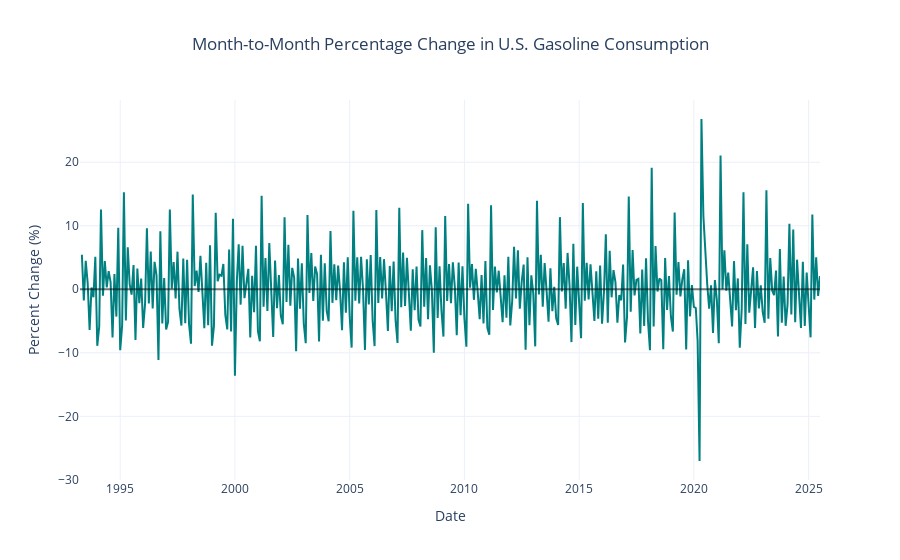

Write notebook code for a chart like this one.
### Code cell
# Create a line plot to visualize month-to-month percentage changes in gasoline consumption

fig = px.line(
    consumption1,
    x="Date",
    y="Monthly_Change_%",
    title="Month-to-Month Percentage Change in U.S. Gasoline Consumption",
    labels={"Monthly_Change_%": "Percent Change (%)"},
)

fig.update_traces(line=dict(color="teal", width=2))
fig.update_layout(
    template="plotly_white",
    title_x=0.5,
    hovermode="x unified",
)
fig.add_hline(y=0, line_color="black", opacity=0.5)
fig.show()

### Figure 1 — Plotly figure (JSON) as saved in the notebook; plotly's stock layout.template omitted (floating-point values rounded to 4 significant figures; data arrays with more than 128 entries replaced by an {"elided": "..."} marker saying what was removed)
{"data": [{"hovertemplate": "Date=%{x}<br>Percent Change (%)=%{y}<extra></extra>", "legendgroup": "", "line": {"color": "teal", "dash": "solid", "width": 2}, "marker": {"symbol": "circle"}, "mode": "lines", "name": "", "orientation": "v", "showlegend": false, "type": "scatter", "x": {"elided": "388 str values"}, "xaxis": "x", "y": {"elided": "388 float values"}, "yaxis": "y"}], "layout": {"hovermode": "x unified", "legend": {"tracegroupgap": 0}, "shapes": [{"line": {"color": "black"}, "opacity": 0.5, "type": "line", "x0": 0, "x1": 1, "xref": "x domain", "y0": 0, "y1": 0, "yref": "y"}], "title": {"text": "Month-to-Month Percentage Change in U.S. Gasoline Consumption", "x": 0.5}, "xaxis": {"anchor": "y", "domain": [0, 1], "title": {"text": "Date"}}, "yaxis": {"anchor": "x", "domain": [0, 1], "title": {"text": "Percent Change (%)"}}}}
